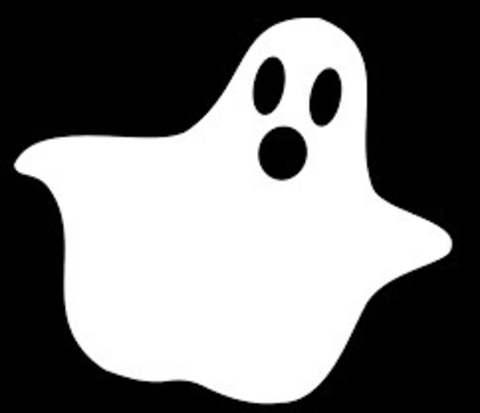
%> input picture ghost2.png, 480 x 413 px
$ octave --eval "result = ImageProcessing('ghost2.png');"   (GNU Octave 9; MATLAB toolbox functions it lacks are replaced by stand-ins)
%> lines starting %> are read from the running program, lines starting %| are printed output that depends on the picture; in (x1, y1, x2, y2) boxes, pixels count from 0 and x2, y2 are one past the last pixel; in counts of white or black regions, pixels touching at a corner belong together; the program's own positions count from 1
function pathOfPoints = ImageProcessing(FileName)
%> called with FileName = 'ghost2.png'
    I = imread(FileName);
%> I is the input picture: size 413x480 uint8; min 0, max 255, mean 116.4
    BW = imbinarize(I);
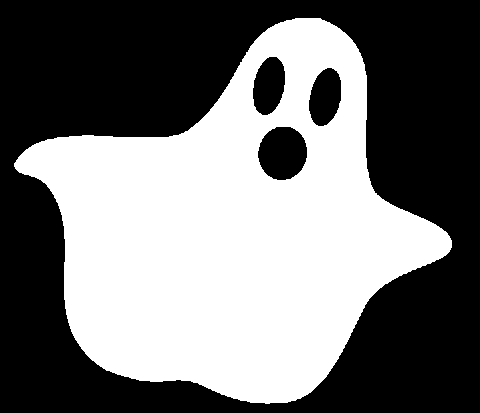
%> BW: size 413x480 logical; 45.7% white; 1 white region, box (x1, y1, x2, y2) and area: (14, 18, 452, 404) 90536
    [B, I]= bwboundaries(BW);
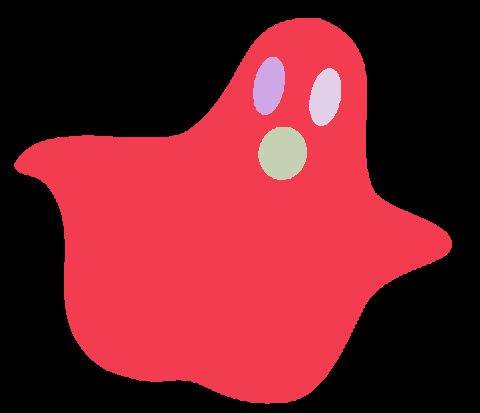
%> I: size 413x480 double; 5 distinct labels, from 0 to 4; one colour per label, 0 black
%> B = 4 boundaries; box (x1, y1, x2, y2) and points: (14, 18, 452, 404) 1216, (258, 127, 307, 180) 144, (253, 57, 285, 115) 131, (309, 68, 341, 126) 131
    B = B(1)
%> B = 1 item
    L = imrotate(I, 180);
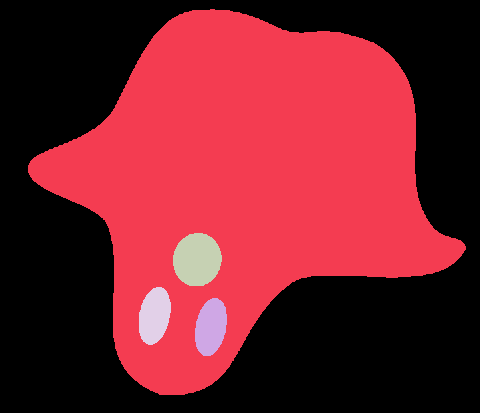
%> L: size 413x480 double; 5 distinct labels, from 0 to 4; one colour per label, 0 black
    visboundaries(L, 'Color','b');
    %assignin('base','B',B)
    MaxVal = max([B{:,:}]);
%> MaxVal = [404 452]
    max_X = MaxVal(2);
%> max_X = 452
    max_Y = MaxVal(1);
%> max_Y = 404
    grid on
    title("Binarized Ghost Boundary")
    pathOfPoints = [B, max_X, max_Y];
%> pathOfPoints = 3 items
%> `result = ImageProcessing('ghost2.png');`:
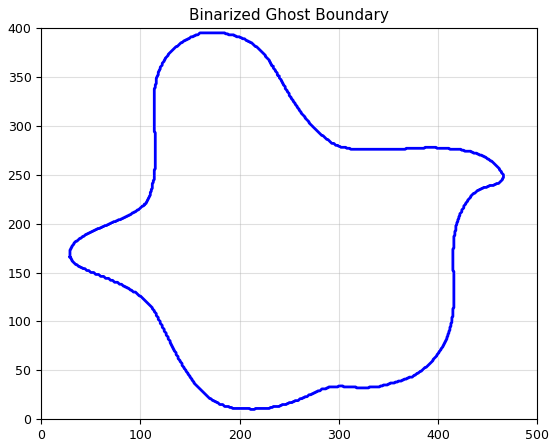
%> figure redrawn from the program's plot data
end
